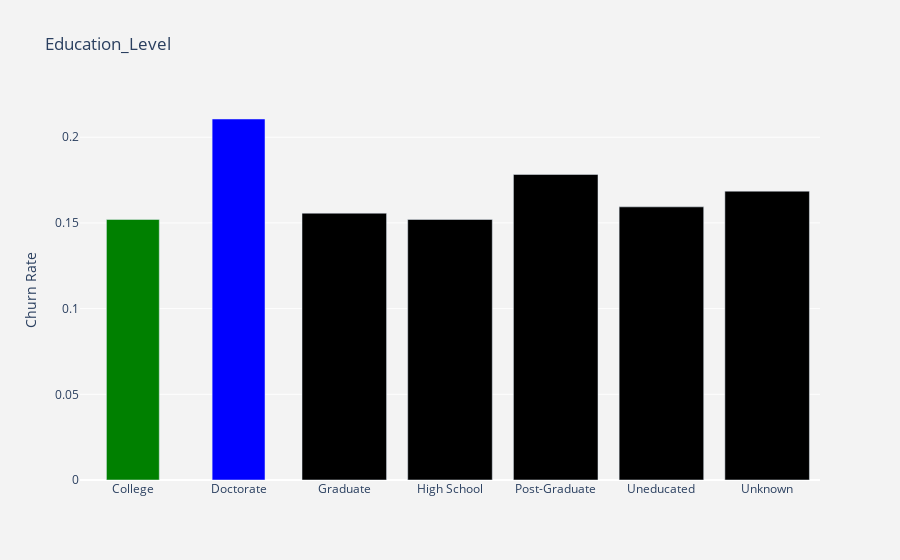

Here is the notebook cell this chart was saved with:
### Markdown cell above
# **Education_Level**

### Code cell
df_plot = df.groupby('Education_Level').Attrition_Flag.mean().reset_index()
plot_data = [
    go.Bar(
        x=df_plot['Education_Level'],
        y=df_plot['Attrition_Flag'],
        width = [0.5, 0.5],
        marker=dict(
        color=['green', 'blue'])
    )
]
plot_layout = go.Layout(
        xaxis={"type": "category"},
        yaxis={"title": "Churn Rate"},
        title='Education_Level',
        plot_bgcolor  = 'rgb(243,243,243)',
        paper_bgcolor  = 'rgb(243,243,243)',
    )
fig = go.Figure(data=plot_data, layout=plot_layout)
pyoff.iplot(fig)

df_plot

### Figure 1 — Plotly figure (JSON) as saved in the notebook; plotly's stock layout.template omitted (floating-point values rounded to 4 significant figures)
{"data": [{"marker": {"color": ["green", "blue"]}, "type": "bar", "width": [0.5, 0.5], "x": ["College", "Doctorate", "Graduate", "High School", "Post-Graduate", "Uneducated", "Unknown"], "y": [0.152, 0.2106, 0.1557, 0.152, 0.1783, 0.1594, 0.1685]}], "layout": {"paper_bgcolor": "rgb(243,243,243)", "plot_bgcolor": "rgb(243,243,243)", "title": {"text": "Education_Level"}, "xaxis": {"type": "category"}, "yaxis": {"title": {"text": "Churn Rate"}}}}
